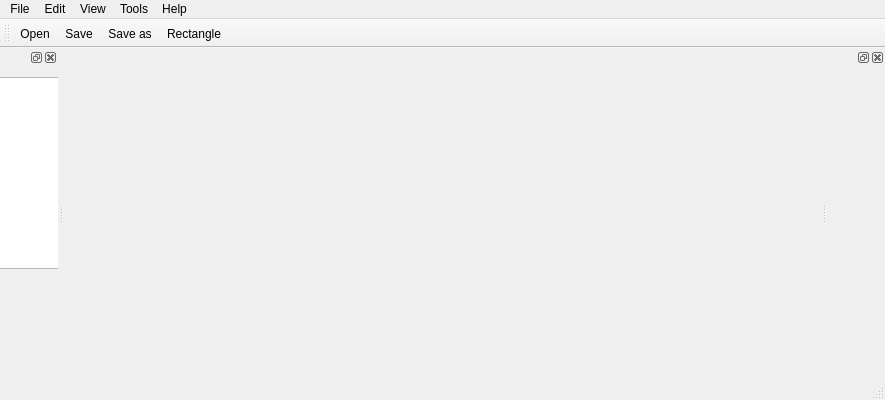
<?xml version="1.0" encoding="UTF-8"?>
<ui version="4.0">
 <class>MainWindow</class>
 <widget class="QMainWindow" name="MainWindow">
  <property name="geometry">
   <rect>
    <x>0</x>
    <y>0</y>
    <width>885</width>
    <height>400</height>
   </rect>
  </property>
  <property name="windowTitle">
   <string>MainWindow</string>
  </property>
  <widget class="QWidget" name="centralWidget">
   <widget class="QWidget" name="widget_plot" native="true">
    <property name="geometry">
     <rect>
      <x>60</x>
      <y>40</y>
      <width>421</width>
      <height>211</height>
     </rect>
    </property>
   </widget>
  </widget>
  <widget class="QMenuBar" name="menuBar">
   <property name="geometry">
    <rect>
     <x>0</x>
     <y>0</y>
     <width>885</width>
     <height>25</height>
    </rect>
   </property>
   <widget class="QMenu" name="menuFile">
    <property name="title">
     <string>File</string>
    </property>
    <addaction name="actionOpen"/>
    <addaction name="actionSave"/>
    <addaction name="actionSave_as"/>
    <addaction name="actionQuit"/>
   </widget>
   <widget class="QMenu" name="menuEdit">
    <property name="title">
     <string>Edit</string>
    </property>
    <widget class="QMenu" name="menuAdd">
     <property name="title">
      <string>Add</string>
     </property>
     <addaction name="actionCircular_spiral"/>
     <addaction name="actionRectangular_spiral"/>
     <addaction name="actionLine"/>
     <addaction name="actionCircle"/>
     <addaction name="actionRectangle"/>
    </widget>
    <addaction name="menuAdd"/>
    <addaction name="separator"/>
    <addaction name="actionUndo"/>
    <addaction name="actionRedo"/>
    <addaction name="separator"/>
    <addaction name="actionCut"/>
    <addaction name="actionCopy"/>
    <addaction name="actionPaste"/>
    <addaction name="actionDelete"/>
    <addaction name="separator"/>
    <addaction name="actionSelect_all"/>
   </widget>
   <widget class="QMenu" name="menuHelp">
    <property name="title">
     <string>Help</string>
    </property>
    <addaction name="actionAbout_StreamfileCreator"/>
   </widget>
   <widget class="QMenu" name="menuTools">
    <property name="title">
     <string>Tools</string>
    </property>
    <addaction name="actionOptions"/>
   </widget>
   <widget class="QMenu" name="menuView">
    <property name="title">
     <string>View</string>
    </property>
   </widget>
   <addaction name="menuFile"/>
   <addaction name="menuEdit"/>
   <addaction name="menuView"/>
   <addaction name="menuTools"/>
   <addaction name="menuHelp"/>
  </widget>
  <widget class="QToolBar" name="mainToolBar">
   <attribute name="toolBarArea">
    <enum>TopToolBarArea</enum>
   </attribute>
   <attribute name="toolBarBreak">
    <bool>false</bool>
   </attribute>
   <addaction name="actionOpen"/>
   <addaction name="actionSave"/>
   <addaction name="actionSave_as"/>
   <addaction name="actionRectangle"/>
  </widget>
  <widget class="QStatusBar" name="statusBar"/>
  <widget class="QDockWidget" name="dockWidget_groups">
   <attribute name="dockWidgetArea">
    <number>1</number>
   </attribute>
   <widget class="QWidget" name="dockWidgetContents_groups">
    <widget class="QTreeView" name="treeView">
     <property name="geometry">
      <rect>
       <x>-30</x>
       <y>10</y>
       <width>161</width>
       <height>192</height>
      </rect>
     </property>
    </widget>
   </widget>
  </widget>
  <widget class="QDockWidget" name="dockWidget_info">
   <attribute name="dockWidgetArea">
    <number>2</number>
   </attribute>
   <widget class="QWidget" name="dockWidgetContents_info"/>
  </widget>
  <action name="actionOpen">
   <property name="icon">
    <iconset resource="StreamfileCreator.qrc">
     <normaloff>:/new/icons/icons/open.png</normaloff>:/new/icons/icons/open.png</iconset>
   </property>
   <property name="text">
    <string>Open...</string>
   </property>
   <property name="shortcut">
    <string>Ctrl+O</string>
   </property>
  </action>
  <action name="actionSave">
   <property name="icon">
    <iconset resource="StreamfileCreator.qrc">
     <normaloff>:/new/icons/icons/save.png</normaloff>:/new/icons/icons/save.png</iconset>
   </property>
   <property name="text">
    <string>Save</string>
   </property>
   <property name="shortcut">
    <string>Ctrl+S</string>
   </property>
  </action>
  <action name="actionSave_as">
   <property name="icon">
    <iconset resource="StreamfileCreator.qrc">
     <normaloff>:/new/icons/icons/filesaveas.png</normaloff>:/new/icons/icons/filesaveas.png</iconset>
   </property>
   <property name="text">
    <string>Save as...</string>
   </property>
   <property name="shortcut">
    <string>Ctrl+Shift+S</string>
   </property>
  </action>
  <action name="actionQuit">
   <property name="text">
    <string>Quit</string>
   </property>
   <property name="shortcut">
    <string>Ctrl+Q</string>
   </property>
  </action>
  <action name="actionOptions">
   <property name="text">
    <string>Options...</string>
   </property>
  </action>
  <action name="actionAbout_StreamfileCreator">
   <property name="text">
    <string>About StreamfileCreator...</string>
   </property>
  </action>
  <action name="actionUndo">
   <property name="text">
    <string>Undo</string>
   </property>
  </action>
  <action name="actionRedo">
   <property name="text">
    <string>Redo</string>
   </property>
  </action>
  <action name="actionCut">
   <property name="text">
    <string>Cut</string>
   </property>
  </action>
  <action name="actionCopy">
   <property name="text">
    <string>Copy</string>
   </property>
  </action>
  <action name="actionPaste">
   <property name="text">
    <string>Paste</string>
   </property>
  </action>
  <action name="actionDelete">
   <property name="text">
    <string>Delete</string>
   </property>
  </action>
  <action name="actionSelect_all">
   <property name="text">
    <string>Select all</string>
   </property>
  </action>
  <action name="actionCircular_spiral">
   <property name="text">
    <string>Circular spiral</string>
   </property>
  </action>
  <action name="actionRectangular_spiral">
   <property name="text">
    <string>Rectangular spiral</string>
   </property>
  </action>
  <action name="actionLine">
   <property name="text">
    <string>Line</string>
   </property>
  </action>
  <action name="actionCircle">
   <property name="text">
    <string>Circle</string>
   </property>
  </action>
  <action name="actionRectangle">
   <property name="text">
    <string>Rectangle</string>
   </property>
  </action>
 </widget>
 <layoutdefault spacing="6" margin="11"/>
 <resources>
  <include location="StreamfileCreator.qrc"/>
 </resources>
 <connections/>
</ui>
